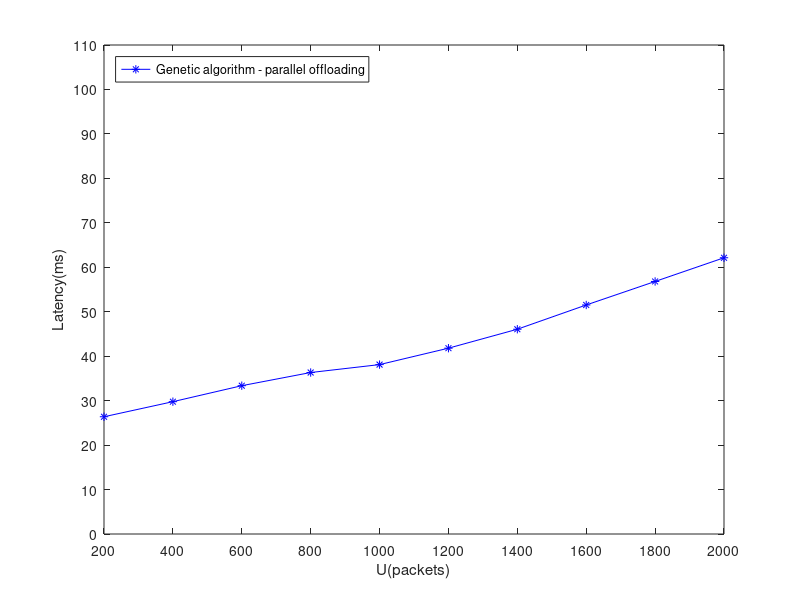

The MATLAB source for this figure:
pointA_x = 200 : 200 : 2000;
pointA_y = [
    26.375000, 29.765808, 33.361717, 36.326263, 38.105354, ...
    41.799899, 46.063889, 51.517980, 56.808434, 62.139798
];
plot(pointA_x, pointA_y, '-*b');
axis([200, 2000, 0, 110]);
set(gca, 'XTick', 200 : 200 : 2000);
set(gca, 'YTick', 0 : 10 : 110);
legend('Genetic algorithm - parallel offloading', 'Location', 'NorthWest');
xlabel('U(packets)');
ylabel('Latency(ms)');